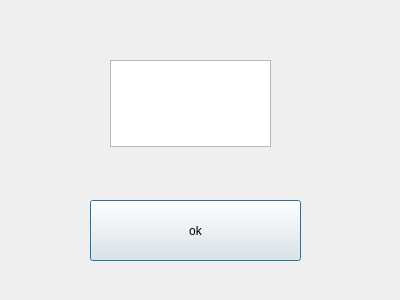
<?xml version="1.0" encoding="UTF-8"?>
<ui version="4.0">
 <class>gettext</class>
 <widget class="QDialog" name="gettext">
  <property name="geometry">
   <rect>
    <x>0</x>
    <y>0</y>
    <width>400</width>
    <height>300</height>
   </rect>
  </property>
  <property name="windowTitle">
   <string>Dialog</string>
  </property>
  <widget class="QTextEdit" name="textEdit">
   <property name="geometry">
    <rect>
     <x>110</x>
     <y>60</y>
     <width>161</width>
     <height>87</height>
    </rect>
   </property>
   <property name="html">
    <string>&lt;!DOCTYPE HTML PUBLIC &quot;-//W3C//DTD HTML 4.0//EN&quot; &quot;http://www.w3.org/TR/REC-html40/strict.dtd&quot;&gt;
&lt;html&gt;&lt;head&gt;&lt;meta name=&quot;qrichtext&quot; content=&quot;1&quot; /&gt;&lt;style type=&quot;text/css&quot;&gt;
p, li { white-space: pre-wrap; }
&lt;/style&gt;&lt;/head&gt;&lt;body style=&quot; font-family:'SimSun'; font-size:9pt; font-weight:400; font-style:normal;&quot;&gt;
&lt;p align=&quot;center&quot; style=&quot;-qt-paragraph-type:empty; margin-top:0px; margin-bottom:0px; margin-left:0px; margin-right:0px; -qt-block-indent:0; text-indent:0px;&quot;&gt;&lt;br /&gt;&lt;/p&gt;&lt;/body&gt;&lt;/html&gt;</string>
   </property>
  </widget>
  <widget class="QPushButton" name="ok">
   <property name="geometry">
    <rect>
     <x>90</x>
     <y>200</y>
     <width>211</width>
     <height>61</height>
    </rect>
   </property>
   <property name="text">
    <string>ok</string>
   </property>
   <property name="iconSize">
    <size>
     <width>20</width>
     <height>20</height>
    </size>
   </property>
  </widget>
 </widget>
 <resources/>
 <connections/>
</ui>
